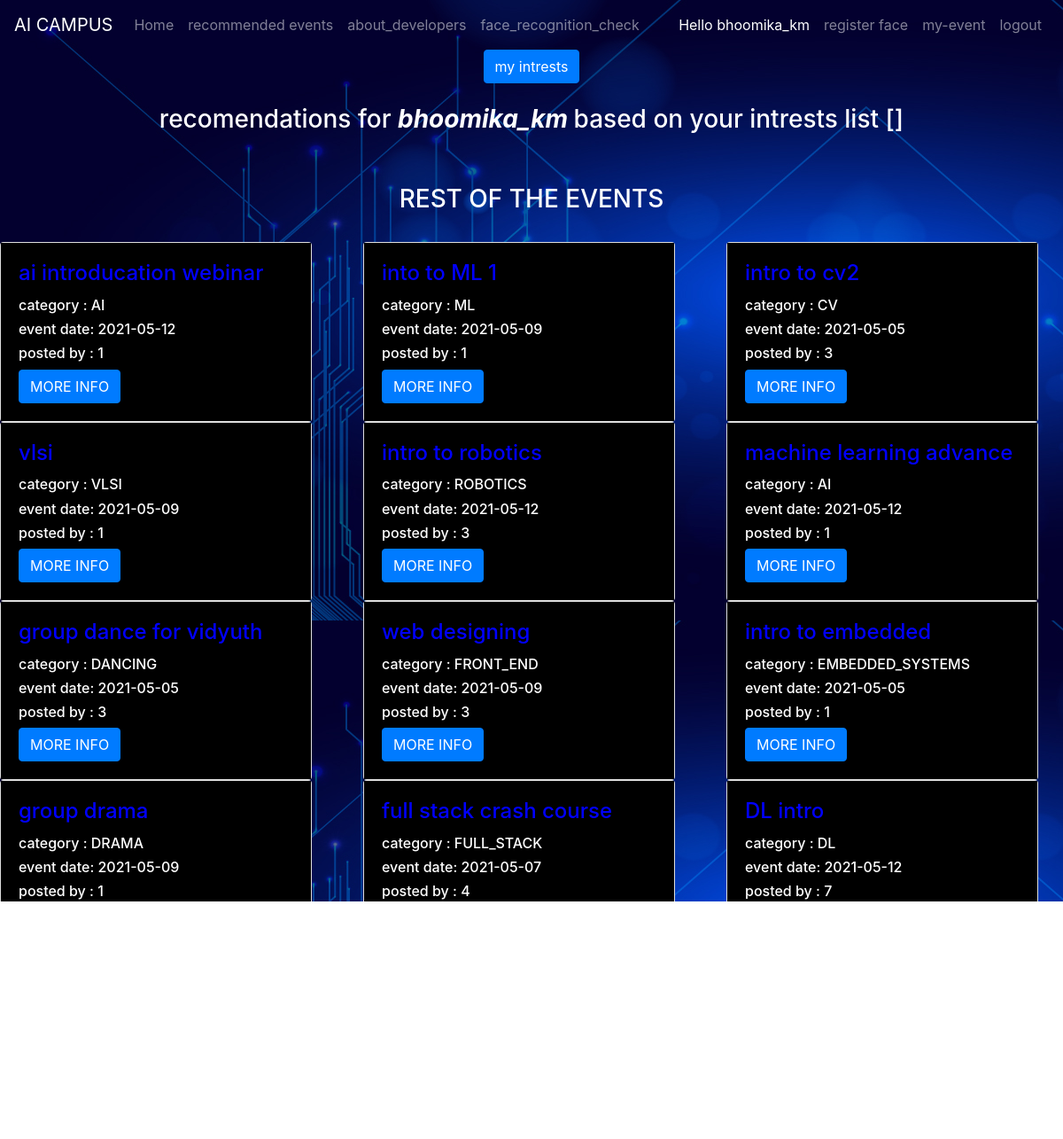
The page /events (signed in) on the database its author committed.
### project/models.py (models this page shows, shortened)
class user(db.Model,UserMixin):
    __tablename__ = 'user'
    id=db.Column(db.Integer(), primary_key=True)
    username = db.Column(db.String(length=30),nullable=False,unique=True)
    phone_number=db.Column(db.Integer(),nullable=False,unique=True)
    email_address = db.Column(db.String(length=50), nullable=False, unique=True)
    password_hash= db.Column(db.String(length=60), nullable=False)
    is_admin = db.Column(db.Integer(), nullable=False, default=0)
    addevents = db.Column(db.Integer(), nullable=False, default=0)
    events=db.relationship('events',backref='author',lazy=True)
    @property
    def password(self):
        return self.password

class events(db.Model,UserMixin):
    event_id = db.Column(db.Integer(), primary_key=True)
    eventname = db.Column(db.String(length=30),nullable=False)
    eventcategory = db.Column(db.String(length=30), nullable=False)
    event_date = db.Column(db.String(20))
    event_description=db.Column(db.Text,nullable=False)
    image_file=db.Column(db.String(20),nullable=False,default='default.jpg')
    register_link = db.Column(db.Text)
    user_id = db.Column(db.Integer,db.ForeignKey('user.id'),nullable=False)

### project/events/routes.py (the view)
@events_bp.route('/events')
@login_required
def event_page():
    recommended_events=[]
    rest_of_events=[]
    events_list = events.query.all()     #query all the events in db
    intrests_pkl_path = 'project/data/intrests/intrests.pkl'
    intrests_pkl_dict = load_pickle(intrests_pkl_path)
    try:
        current_user_intrests = intrests_pkl_dict[current_user.username]
        current_user_intrests_list = get_recommendation_list(event_caterogies,get_main_category(event_caterogies,current_user_intrests))
    except:
        current_user_intrests=recommended_events   #initally intrest list will be empty
        current_user_intrests_list=recommended_events
    for event in events_list:
        if event.eventcategory in current_user_intrests_list:
            recommended_events.append(event)      #recommended event list
        else:
            rest_of_events.append(event)          #rest of the event appart from recommendation
    return render_template("eventsnew.html",events_list=events_list,recommended_events=recommended_events,rest_of_events=rest_of_events,current_user_intrests=current_user_intrests)

### project/models.py (called while the page is built)
@login_manager.user_loader
def load_user(user_id):
    return user.query.get(int(user_id))

### project/utils.py (called while the page is built)
def load_pickle(path):
    with open(path, 'rb') as f:
        encoding_dict = pickle.load(f)
    return encoding_dict

### project/templates/eventsnew.html (shortened to what this page needs)
{% extends 'base.html' %}
{% block content %}
<div class="text-center">
    <a href="{{ url_for('events_bp.myintrests',user_id= current_user.id) }}" class="btn btn-primary ">my intrests </a>
</div>
<br>
<div class="text-center">
<h3> recomendations for <b> <i>{{current_user.username}} </i></b>  based on your intrests list {{ current_user_intrests}}</h3>
</div>
<br>
        <br>
            <div class="text-center">
                    <h3> REST OF THE EVENTS </h3>
            </div>
        <br>
<div class="row">
            {% for event in rest_of_events %}
                <div class="col-4">
                    <div class="card " style="width: 22rem ;">
                    <div class="card-body" style="background-color:black";>
                        <h4 class="card-title">{{ event.eventname }}</h4>
                          <h6> category : {{ event.eventcategory }}</h6>
                        <h6>event date: {{ event.event_date }} </h6>
                        <h6>posted by : {{ event.user_id }} </h6>
                        <a href="{{ url_for('events_bp.eventdescription',id=event.event_id) }}" class="btn btn-primary">MORE INFO </a>
                    </div>
                    </div>
                </div>
                 {% endfor%}
            <br>
</div>
{% endblock %}

### project/templates/base.html (shortened to what this page needs)
<!doctype html>
<html lang="en">
   <head>
      <link rel="stylesheet" href="https://cdn.jsdelivr.net/npm/bootstrap@4.5.3/dist/css/bootstrap.min.css">
   </head>
   <body>
      <nav class="navbar navbar-expand-md navbar-dark bg-dark">
       <a class="navbar-brand" href="#">AI CAMPUS</a>
        <div class="collapse navbar-collapse" id="navbarNav">
                <ul class="navbar-nav mr-auto">
                    <li class="nav-item ">
                        <a class="nav-link" href="{{ url_for('main.home_page') }}">Home <span class="sr-only">(current)</span></a>
                    </li>
                    <li class="nav-item">
                        <a class="nav-link" href="{{ url_for('events_bp.event_page') }}"> recommended events</a>
                    </li>
                    <li class="nav-item">
                        <a class="nav-link" href="{{ url_for('main.about_developers') }}"> about_developers</a>
                    </li>
                    <li class="nav-item">
                        <a class="nav-link" href="{{ url_for('users.face_recognition_check') }}"> face_recognition_check</a>
                    </li>
                </ul>
                {% if current_user.is_authenticated %}
                   <ul class="navbar-nav">
                        <li class="nav-item active">
                        <a class="nav-link" >Hello {{current_user.username}} </a>
                        </li>
                       <li class="nav-item ">
                            {% if current_user.is_authenticated %}
                                <a class="nav-link" href="{{ url_for('users.face_register') }}">register face </a>
                            {% endif %}
                       </li>
                       <li class="nav-item ">
                       {% if current_user.addevents  %}
                                <a class="nav-link" href="{{ url_for('events_bp.my_events') }}"> my-event</a>
                            {% endif %}
                       </li>
                       <br>
                    <li class="nav-item">
                        <a class="nav-link" href="{{ url_for('users.logout_page') }}">logout</a>
                    </li>
                </ul>
                {% endif %}
        </div>
    </nav>
      {% block content %}
      {% endblock %}
   </body>
</html>

### project/templates/eventsnew.html (style rules this page uses)
h1,h3,h6 { color:white }
h4 { color:blue }

### rows shown on the page
user: username "bhoomika_km"
events: eventname "ai introducation webinar", eventcategory "AI", event_date "2021-05-12", user_id "1"
events: eventname "into to ML 1", eventcategory "ML", event_date "2021-05-09", user_id "1"
events: eventname "intro to cv2", eventcategory "CV", event_date "2021-05-05", user_id "3"
events: eventname "vlsi", eventcategory "VLSI", event_date "2021-05-09", user_id "1"
events: eventname "intro to robotics", eventcategory "ROBOTICS", event_date "2021-05-12", user_id "3"
events: eventname "machine learning advance", eventcategory "AI", event_date "2021-05-12", user_id "1"
events: eventname "group dance for vidyuth", eventcategory "DANCING", event_date "2021-05-05", user_id "3"
events: eventname "web designing", eventcategory "FRONT_END", event_date "2021-05-09", user_id "3"
events: eventname "intro to embedded", eventcategory "EMBEDDED_SYSTEMS", event_date "2021-05-05", user_id "1"
events: eventname "group drama", eventcategory "DRAMA", event_date "2021-05-09", user_id "1"
events: eventname "full stack crash course", eventcategory "FULL_STACK", event_date "2021-05-07", user_id "4"
events: eventname "DL intro", eventcategory "DL", event_date "2021-05-12", user_id "7"

### other values the page prints
{{ current_user_intrests }} "[]"
